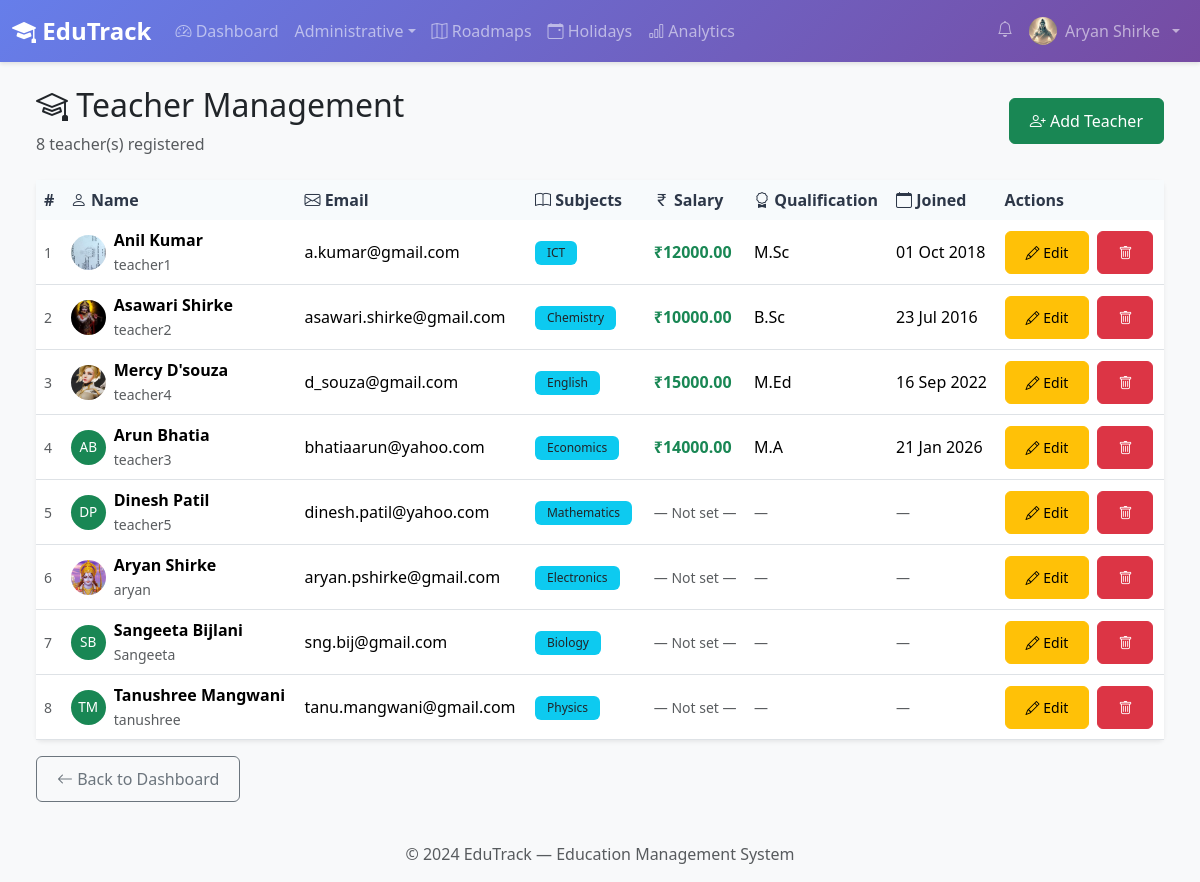
/admin-panel/teachers/ (signed in), run on the app's committed database.
### core/models.py (models this page shows, shortened)
class UserProfile(models.Model):
    ROLE_CHOICES = [
        ('admin', 'Administrator'),
        ('teacher', 'Teacher'),
        ('student', 'Student'),
        ('parent', 'Parent'),
    ]
    user = models.OneToOneField(
        User,
        on_delete=models.CASCADE,
        related_name='profile'
    )
    role = models.CharField(
        max_length=20,
        choices=ROLE_CHOICES,
        default='student'
    )
    phone_number = models.CharField(
        max_length=15,
        blank=True,
        help_text='Contact phone number'
    )
    profile_photo = models.ImageField(
        upload_to='profile_photos/',
        null=True,
        blank=True,
        validators=[validate_image_extension],
        help_text='Profile picture (JPG, PNG, GIF)'
    )
    date_of_birth = models.DateField(null=True, blank=True)
    address = models.TextField(blank=True, help_text='Residential address')
    pending_amount = models.DecimalField(
        max_digits=10,
        decimal_places=2,
        default=0.00,
        help_text='Running total of unpaid/overdue fees (auto-updated)'
    )
    created_at = models.DateTimeField(auto_now_add=True)
    updated_at = models.DateTimeField(auto_now=True)
    class Meta:
        verbose_name = 'User Profile'
        verbose_name_plural = 'User Profiles'
        ordering = ['user__first_name', 'user__last_name']

class Subject(models.Model):
    teacher = models.ForeignKey(
        'UserProfile',
        on_delete=models.SET_NULL,
        null=True,
        blank=True,
        related_name='subjects',
        limit_choices_to={'role': 'teacher'},
        help_text='Teacher responsible for this subject'
    )
    name = models.CharField(
        max_length=100,
        help_text='Subject name e.g. Mathematics, Science, ICT'
    )
    created_at = models.DateTimeField(auto_now_add=True)
    updated_at = models.DateTimeField(auto_now=True)
    class Meta:
        verbose_name = 'Subject'
        verbose_name_plural = 'Subjects'
        ordering = ['name']

class TeacherProfile(models.Model):
    QUALIFICATION_CHOICES = [
        ('b_ed', 'B.Ed'),
        ('m_ed', 'M.Ed'),
        ('b_sc', 'B.Sc'),
        ('m_sc', 'M.Sc'),
        ('b_a', 'B.A'),
        ('m_a', 'M.A'),
        ('phd', 'Ph.D'),
        ('other', 'Other'),
    ]
    profile = models.OneToOneField(
        'UserProfile',
        on_delete=models.CASCADE,
        related_name='teacher_profile',
        limit_choices_to={'role': 'teacher'},
        help_text='UserProfile of the teacher (role must be teacher)'
    )
    salary = models.DecimalField(
        max_digits=10,
        decimal_places=2,
        default=0.00,
        help_text='Monthly salary e.g. 12000.00'
    )
    joining_date = models.DateField(
        null=True,
        blank=True,
        help_text='Date teacher joined the school'
    )
    qualification = models.CharField(
        max_length=10,
        choices=QUALIFICATION_CHOICES,
        blank=True,
        help_text='Highest academic qualification'
    )
    emergency_contact = models.CharField(
        max_length=15,
        blank=True,
        help_text='Emergency contact phone number'
    )
    created_at = models.DateTimeField(auto_now_add=True)
    updated_at = models.DateTimeField(auto_now=True)
    class Meta:
        verbose_name = 'Teacher Profile'
        verbose_name_plural = 'Teacher Profiles'
        ordering = ['profile__user__first_name', 'profile__user__last_name']

### core/views.py (the view)
# urls.py: path('admin-panel/teachers/', TeacherListView.as_view(), name='teacher_list'),
class TeacherListView(LoginRequiredMixin, AdminRequiredMixin, ListView):
    model = User
    template_name = 'admin/teacher_list.html'
    context_object_name = 'teachers'
    paginate_by = 20
    def get_queryset(self):
        return User.objects.filter(profile__role='teacher').select_related('profile')

### core/views.py (called while the page is built)
    def test_func(self):
        return (
            self.request.user.is_superuser or
            (hasattr(self.request.user, 'profile') and
             self.request.user.profile.role == 'admin')
        )

### templates/admin/teacher_list.html (shortened to what this page needs)
{% extends 'base.html' %}
{% block content %}
<div class="container-fluid">
  <div class="d-flex justify-content-between align-items-center mb-4">
    <div>
      <h2><i class="bi bi-mortarboard"></i> Teacher Management</h2>
      <p class="text-muted mb-0">{{ teachers|length }} teacher(s) registered</p>
    </div>
    <a href="{% url 'teacher_add' %}" class="btn btn-success">
      <i class="bi bi-person-plus"></i> Add Teacher
    </a>
  </div>
  <div class="card shadow-sm">
    <div class="card-body p-0">
      <div class="table-responsive">
        <table class="table table-hover align-middle mb-0">
          <thead class="table-dark">
            <tr>
              <th>#</th>
              <th><i class="bi bi-person"></i> Name</th>
              <th><i class="bi bi-envelope"></i> Email</th>
              <th><i class="bi bi-book"></i> Subjects</th>
              <th><i class="bi bi-currency-rupee"></i> Salary</th>
              <th><i class="bi bi-award"></i> Qualification</th>
              <th><i class="bi bi-calendar"></i> Joined</th>
              <th>Actions</th>
            </tr>
          </thead>
          <tbody>
            {% for teacher in teachers %}
            <tr>
              <td class="text-muted small">{{ forloop.counter }}</td>
              <td>
                <div class="d-flex align-items-center gap-2">
                  {% if teacher.profile.profile_photo %}
                    <img src="{{ teacher.profile.profile_photo.url }}" class="rounded-circle" width="35" height="35" style="object-fit:cover;">
                  {% else %}
                    <div class="rounded-circle bg-success d-flex align-items-center justify-content-center text-white" style="width:35px;height:35px;font-size:0.85rem;">
                      {{ teacher.first_name|first }}{{ teacher.last_name|first }}
                    </div>
                  {% endif %}
                  <div>
                    <div class="fw-semibold">{{ teacher.get_full_name }}</div>
                    <small class="text-muted">{{ teacher.username }}</small>
                  </div>
                </div>
              </td>
              <td>{{ teacher.email }}</td>
              <td>
                {% for subject in teacher.profile.subjects.all %}
                  <span class="badge bg-info text-dark me-1">{{ subject.name }}</span>
                {% empty %}
                  <span class="text-muted small">— Not assigned —</span>
                {% endfor %}
              </td>
              <td>
                {% if teacher.profile.teacher_profile %}
                  <span class="fw-semibold text-success">
                    ₹{{ teacher.profile.teacher_profile.salary|floatformat:2 }}
                  </span>
                {% else %}
                  <span class="text-muted small">— Not set —</span>
                {% endif %}
              </td>
              <td>
                {% if teacher.profile.teacher_profile %}
                  {{ teacher.profile.teacher_profile.get_qualification_display }}
                {% else %}
                  <span class="text-muted small">—</span>
                {% endif %}
              </td>
              <td>
                {% if teacher.profile.teacher_profile.joining_date %}
                  {{ teacher.profile.teacher_profile.joining_date|date:"d M Y" }}
                {% else %}
                  <span class="text-muted small">—</span>
                {% endif %}
              </td>
              <td>
                <a href="{% url 'teacher_edit' teacher.pk %}" class="btn btn-sm btn-warning me-1" title="Edit">
                  <i class="bi bi-pencil"></i> Edit
                </a>
                <a href="{% url 'teacher_delete' teacher.pk %}" class="btn btn-sm btn-danger" title="Delete">
                  <i class="bi bi-trash"></i>
                </a>
              </td>
            </tr>
            {% endfor %}
          </tbody>
        </table>
      </div>
    </div>
  </div>
  <div class="mt-3">
    <a href="{% url 'admin_dashboard' %}" class="btn btn-outline-secondary">
      <i class="bi bi-arrow-left"></i> Back to Dashboard
    </a>
  </div>
</div>
{% endblock %}

### templates/base.html (shortened to what this page needs)
{% load static %}
<!DOCTYPE html>
<html lang="en">
<head>
  <link href="https://cdn.jsdelivr.net/npm/bootstrap@5.3.2/dist/css/bootstrap.min.css" rel="stylesheet">
  <link rel="stylesheet" href="https://cdn.jsdelivr.net/npm/bootstrap-icons@1.11.1/font/bootstrap-icons.css">
  <link rel="stylesheet" href="{% static 'css/style.css' %}">
</head>
<body>
  {% if user.is_authenticated %}
  <nav class="navbar navbar-expand-lg navbar-dark" style="background: linear-gradient(135deg,#667eea,#764ba2)">
    <div class="container-fluid">
      <a class="navbar-brand fw-bold" href="{% url 'dashboard' %}">
        <i class="bi bi-mortarboard-fill"></i> EduTrack
      </a>
      <div class="collapse navbar-collapse" id="navbarNav">
        <ul class="navbar-nav me-auto">
          {% if user.profile.role == 'admin' or user.is_superuser %}
          <li class="nav-item"><a class="nav-link" href="{% url 'admin_dashboard' %}"><i class="bi bi-speedometer2"></i> Dashboard</a></li>
          <li class="nav-item dropdown">
            <a class="nav-link dropdown-toggle" href="#" data-bs-toggle="dropdown">Administrative</a>
          </li>
          <li class="nav-item"><a class="nav-link" href="{% url 'all_roadmaps' %}"><i class="bi bi-map"></i> Roadmaps</a></li>
          <li class="nav-item"><a class="nav-link" href="{% url 'holiday_list' %}"><i class="bi bi-calendar-event"></i> Holidays</a></li>
          <li class="nav-item"><a class="nav-link" href="{% url 'admin_analytics' %}"><i class="bi bi-bar-chart"></i> Analytics</a></li>
          {% elif user.profile.role == 'parent' %}
          <li class="nav-item"><a class="nav-link" href="{% url 'parent_dashboard' %}">Dashboard</a></li>
          <li class="nav-item"><a class="nav-link" href="{% url 'public_roadmaps' %}">Roadmaps</a></li>
          <li class="nav-item"><a class="nav-link" href="{% url 'parent_feedback' %}">Feedback</a></li>
          {% endif %}
        </ul>
        <ul class="navbar-nav">
          <li class="nav-item">
            <a class="nav-link position-relative" {% if request.user.profile.role == 'admin' %}
							href="{% url 'admin_notifications' %}"
						{% else %}
							href="{% url 'notifications' %}"
						{% endif %}>
              <i class="bi bi-bell"></i>
            </a>
          </li>
          <li class="nav-item dropdown">
            <a class="nav-link dropdown-toggle d-flex align-items-center gap-2" href="#" data-bs-toggle="dropdown">
              {% if user.profile.profile_photo %}
                <img src="{{ user.profile.profile_photo.url }}" class="rounded-circle" width="28" height="28" style="object-fit:cover;">
              {% else %}
                <i class="bi bi-person-circle"></i>
              {% endif %}
              {{ user.get_full_name|default:user.username }}
            </a>
          </li>
        </ul>
      </div>
    </div>
  </nav>
  {% endif %}
  <div class="container-fluid py-4 px-4">
    {% block content %}{% endblock %}
  </div>
  <footer class="footer mt-auto py-3 bg-light">
    <div class="container text-center">
      <span class="text-muted">© 2024 EduTrack — Education Management System</span>
    </div>
  </footer>
</body>
</html>

### static/css/style.css (style rules this page uses)
:root { --primary-color: #667eea; --secondary-color: #764ba2; --success-color: #48bb78; --danger-color: #f56565; --warning-color: #ed8936; --info-color: #4299e1; --dark-color: #2d3748; --light-color: #f7fafc; }
body { font-family: 'Segoe UI', Tahoma, Geneva, Verdana, sans-serif; background-color: #f8f9fa; }
.navbar-brand { font-weight: 700; font-size: 1.5rem; }
.navbar { box-shadow: 0 2px 4px rgba(0,0,0,.1); }
.card { border: none; box-shadow: 0 2px 8px rgba(0,0,0,.1); transition: transform 0.2s, box-shadow 0.2s; }
.btn { border-radius: 6px; font-weight: 500; padding: 10px 20px; transition: all 0.3s; }
.table { background: white; }
.table thead th { background-color: var(--light-color); color: var(--dark-color); font-weight: 600; border: none; }
.badge { padding: 6px 12px; font-weight: 500; border-radius: 6px; }
.footer { margin-top: 50px; padding: 20px 0; background-color: var(--light-color); text-align: center; color: #718096; }

### data on the page
Subject: name "ICT"
Subject: name "Chemistry"
Subject: name "English"
Subject: name "Economics"
Subject: name "Mathematics"
Subject: name "Electronics"
Subject: name "Biology"
Subject: name "Physics"

### other printed values
{{ user.get_full_name|default:user.username }} "Aryan Shirke"
{{ teachers|length }} "8"
{{ teacher.get_full_name }} "Anil Kumar"
{{ teacher.username }} "teacher1"
{{ teacher.email }} "a.kumar@gmail.com"
{{ teacher.profile.teacher_profile.salary|floatformat:2 }} "12000.00"
{{ teacher.profile.teacher_profile.get_qualification_display }} "M.Sc"
{{ teacher.profile.teacher_profile.joining_date|date:"d M Y" }} "01 Oct 2018"
{{ teacher.get_full_name }} "Asawari Shirke"
{{ teacher.username }} "teacher2"
{{ teacher.email }} "asawari.shirke@gmail.com"
{{ teacher.profile.teacher_profile.salary|floatformat:2 }} "10000.00"
{{ teacher.profile.teacher_profile.get_qualification_display }} "B.Sc"
{{ teacher.profile.teacher_profile.joining_date|date:"d M Y" }} "23 Jul 2016"
{{ teacher.get_full_name }} "Mercy D'souza"
